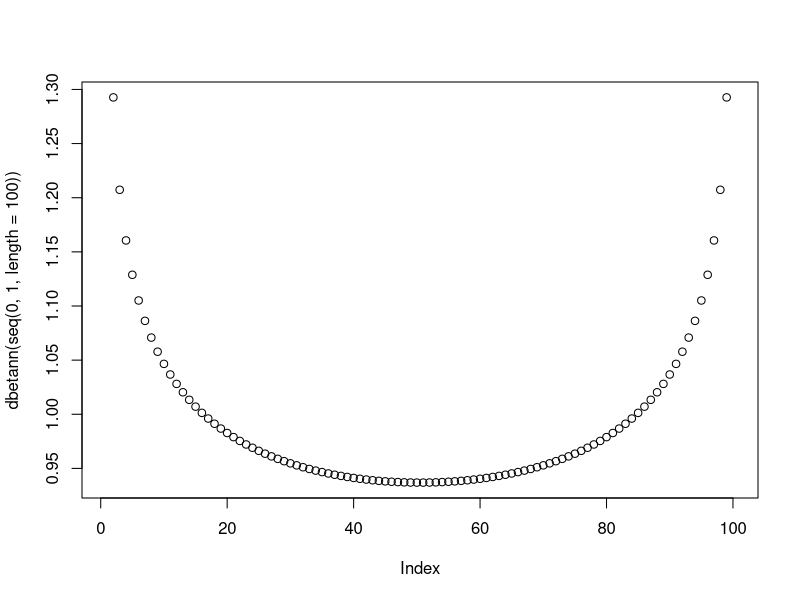
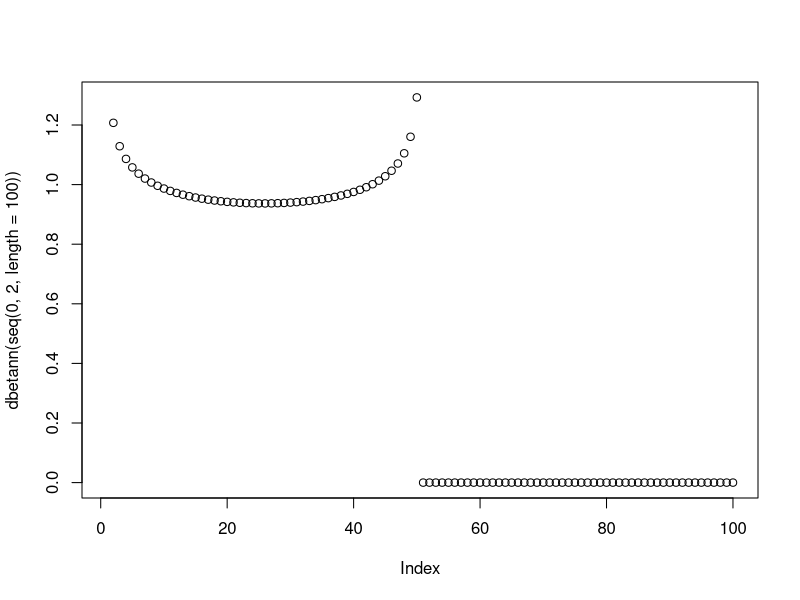

Source code (R) for these figures, in order:
## draw a theta star value from proposal distribution which depends on previous one
## calculate the acceptance ratio r, if runif(1,0,1) < r, theta next = theta star; else theta next = theta.
## ensure we have enough sample size

mh <- function(n, dfunc, range, mc=FALSE)
{ 
  # n = samples
  # dfunc = density function
  # range = numeric vector defining the min & max range of the pdf (e.g.: range = c(0, 1) )
  # Used for the vector of quantiles: x <- seq(range[1], range[2], length = n))
  # mc = multicore
  
  sample <- matrix(NA, nrow = n, ncol = 1) ## create a matrix to save the results
  num <- 0 ## used for calculating acceptance ratio, ratio should be within 25%-40% 
  ## starting point
  sample[1,1] <- theta <- 1 ## starting point needs tuning too?
  b <- (range[2] - range[1])/6 ## (max - min) is about 6 standard deviation? 
  for(i in 2:n){
    theta.star <- rnorm(1,mean = theta, sd = b) ## draw a value from proposal distribution, b is the tuning parameter
    acceptance <- dfunc(theta.star)/dfunc(theta) ## calculate acceptance ratio
    if(runif(1,0,1) < min(acceptance,1)){
      sample[i,1] <- theta.star
      num = num + 1
    } else {
      sample[i,1] <- theta
    }    
  }
  
  ratio <- num/(n - 1)
  
  return(sample)
}


###### Testing ######
dbetann = function(x)
{
  dbeta(x,0.9,0.9)
}
plot(dbetann(seq(0,1,length=100)))
plot(dbetann(seq(0,2,length=100))) # Undefined beyond max of 1.


dtnorm = function(x)
{
  ifelse(x < -3 | x > 3, 0, dnorm(x)/0.9973002)
}

rnorm(1)